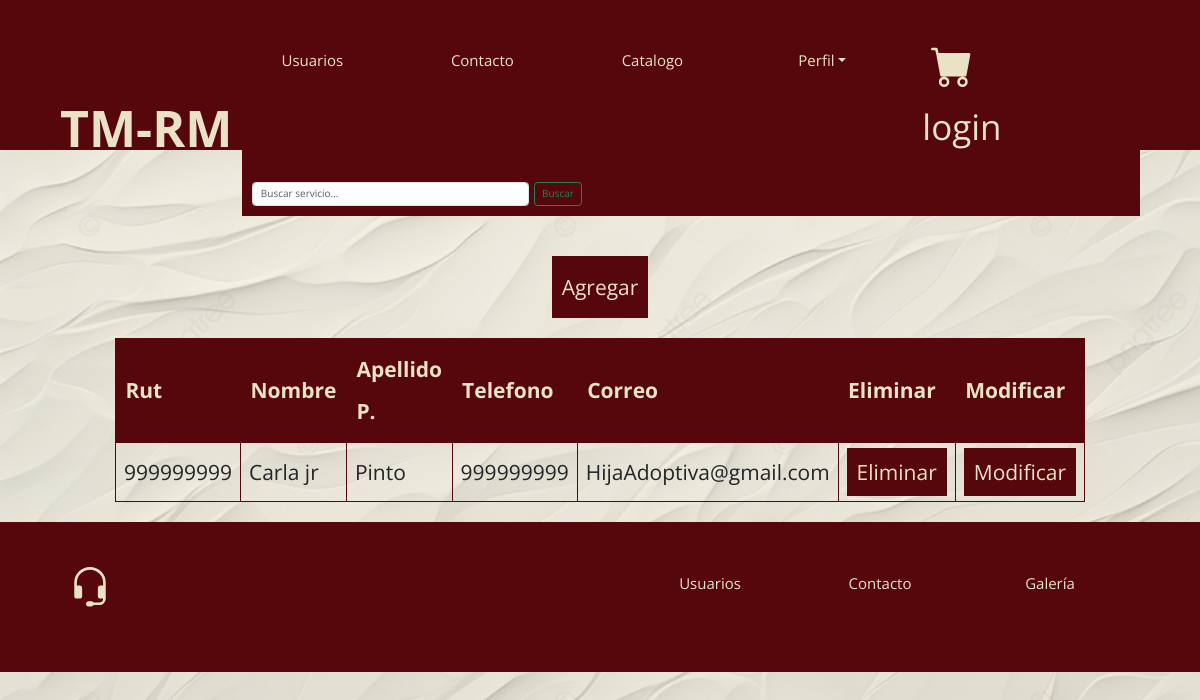
The page /crud/ on the database as committed earlier.
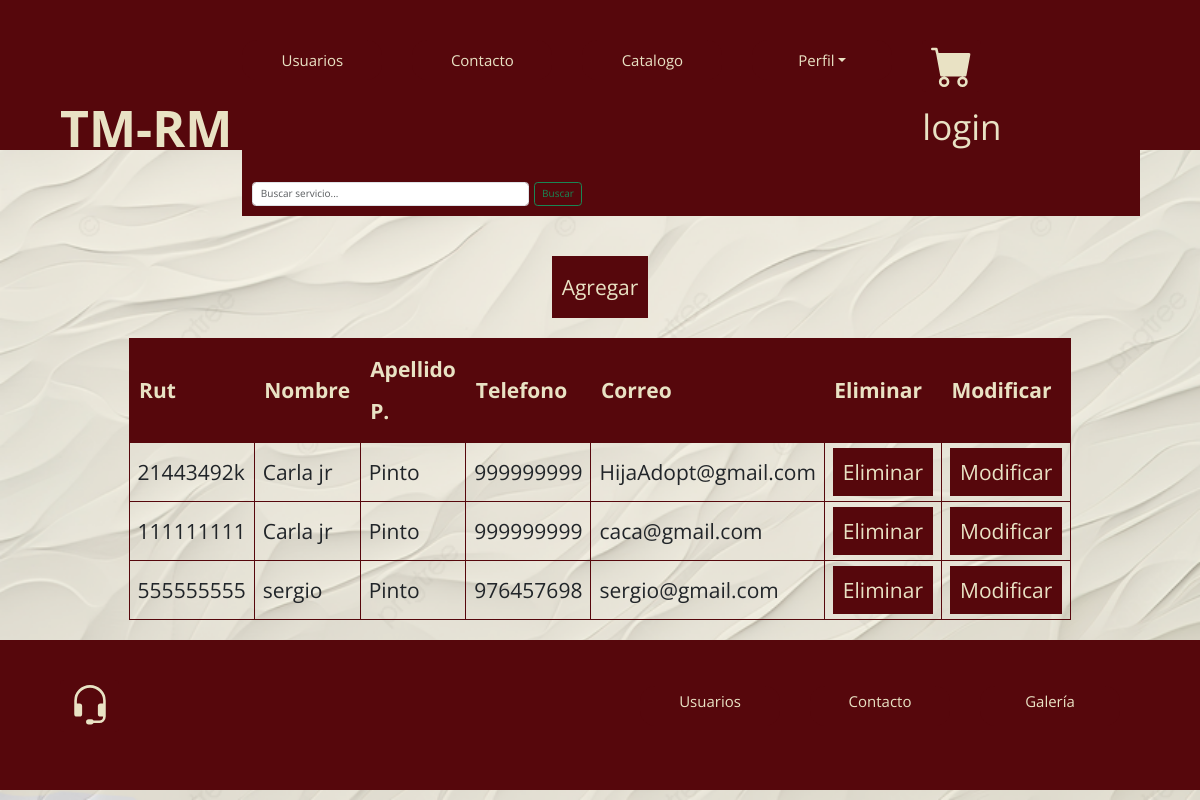
The same page on the database as committed later.
### taller1/models.py (models this page shows, shortened)
class Usuario(models.Model):
    rut = models.CharField(primary_key=True, max_length=10)
    nombre = models.CharField(max_length=20)
    apellido_paterno = models.CharField(max_length=20)
    apellido_materno = models.CharField(max_length=20)
    fecha_nacimiento = models.DateField(blank=False, null=False)
    id_genero = models.ForeignKey(Genero, on_delete=models.CASCADE, db_column='idGenero')
    telefono = models.CharField(max_length=45)
    email = models.EmailField(unique=True, max_length=100, blank=True, null=True)

### taller1/views.py (the view)
# urls.py: path('crud/', views.crud, name='crud'),
def crud(request):
    usuarios = Usuario.objects.all()
    context = {"Usuarios": usuarios}
    return render(request, 'taller1/usuarios_list.html', context)

### taller1/templates/taller1/usuarios_list.html (shortened to what this page needs)
{% extends 'taller1/base.html' %}
{% load static %}
{% block content %}
    <div style="text-align: center;">
        <h1 class="subtitulo">Listado De Usuario</h1><br>
        <a class="btn_agregar" type="button"
            href="{% url 'UsuarioAdd' %}">Agregar
        </a>
    <div class="contenedor_listado">
        <table class="tabla_listado centrar-texto">
            <thead class="cabeza_tabla">
                <tr>
                    <th>Rut</th>
                    <th>Nombre</th>
                    <th>Apellido P.</th>
                    <th>Telefono</th>
                    <th>Correo</th>
                    <th>Eliminar</th>
                    <th>Modificar</th>
                </tr>
            </thead>
            <tbody class="cuerpo_tabla">
                {% for x in Usuarios %}
                    <tr>
                        <td>{{ x.rut }}</td>
                        <td>{{ x.nombre }}</td>
                        <td>{{ x.apellido_paterno }}</td>
                        <td>{{x.telefono}}</td>
                        <td>{{x.email}}</td>
                        <td><a class="btn_form" href="{% url 'Usuario_del' pk=x.rut %}">Eliminar</a></td>
                        <td><a class="btn_form" href="{% url 'Usuario_edit' pk=x.rut %}">Modificar</a></td>
                    </tr>
                {% endfor %}
            </tbody>
        </table>
    </div>
    </div>
{% endblock %}

Rows that differ between the two databases and show on the page:
removed Usuario: rut "999999999", nombre "Carla jr", apellido_paterno "Pinto", telefono "999999999", email "HijaAdoptiva@gmail.com"
added Usuario: rut "21443492k", nombre "Carla jr", apellido_paterno "Pinto", telefono "999999999", email "HijaAdopt@gmail.com"
added Usuario: rut "111111111", nombre "Carla jr", apellido_paterno "Pinto", telefono "999999999", email "caca@gmail.com"
added Usuario: rut "555555555", nombre "sergio", apellido_paterno "Pinto", telefono "976457698", email "sergio@gmail.com"
